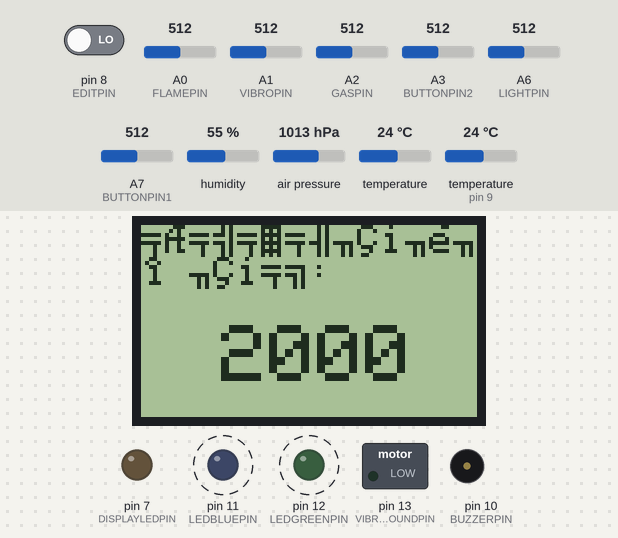
A sketch run on a simulated Arduino Nano, built with avr-gcc and run on an emulated ATmega328P. On the bench: 84×48 one-colour display, switched loads named in the sketch (green lamp = pin HIGH), output pins drawn as LEDs (lit = HIGH), buzzer (waves = sounding, pin HIGH). Wiring (inferred from the names in the program): DHT11 sensor: data pin 9. Dashed ring = blinking. Inputs (shaded band) come from the test bench; at power-on: A2 (GASPIN) = 512, A6 (LIGHTPIN) = 512, A3 (BUTTONPIN2) = 512, A0 (FLAMEPIN) = 512, pin 8 (EDITPIN) LOW, A1 (VIBROPIN) = 512, A7 (BUTTONPIN1) = 512, humidity 55 %, air pressure 1013 hPa, temperature 24 °C, temperature (sensor on pin 9) 24 °C. The local clock reads 2024-03-15 10:24:30 at power-on unless the sketch sets it; EEPROM starts erased.

Above: at 0.7 s.
1.4 s: A2 (GASPIN) set to 274
7.8 s: A2 (GASPIN) set to 237
At 9.2 s:
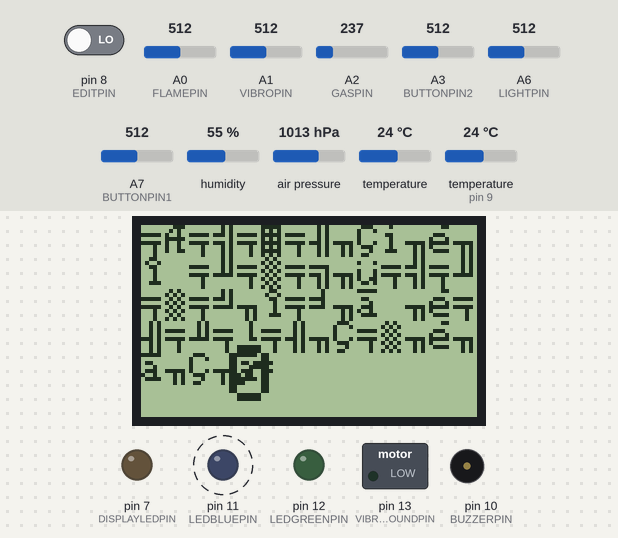
10.3 s: A6 (LIGHTPIN) set to 263
12.0 s: A6 (LIGHTPIN) set to 242
At 13.2 s:
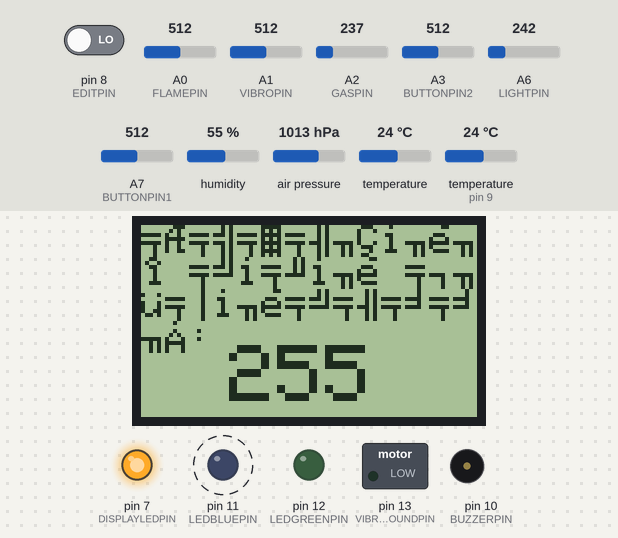
14.4 s: A3 (BUTTONPIN2) set to 50
At 15.6 s:
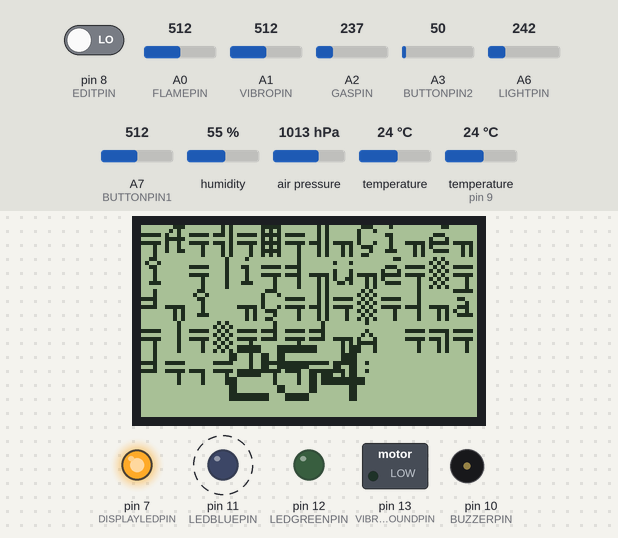
16.7 s: A0 (FLAMEPIN) set to 264
19.1 s: A0 (FLAMEPIN) set to 236
At 19.8 s:
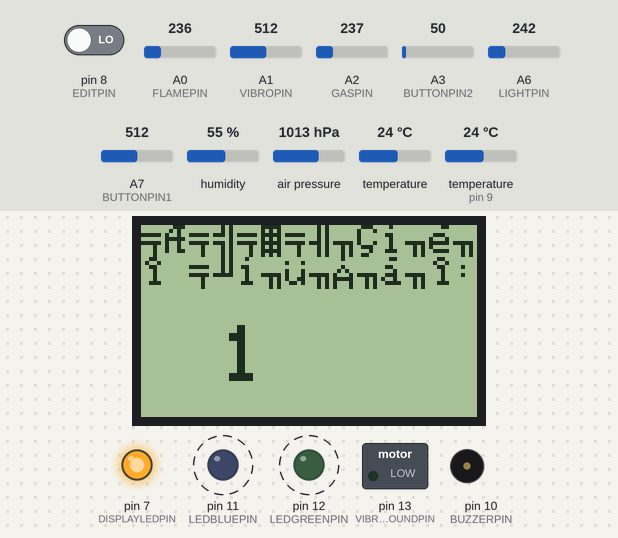
Timing chart, 0 to 22.4 s (numbered marks = the images above; inputs shaded):
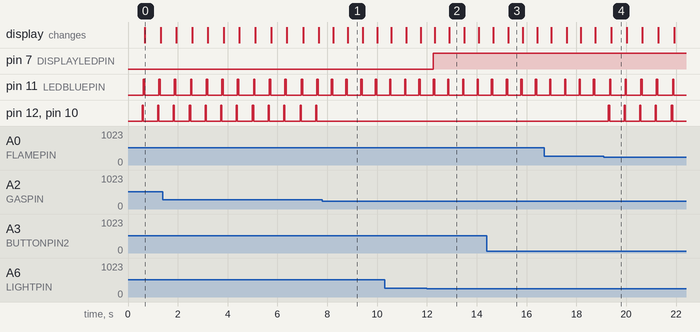

Measured:
- the behaviour switches between 256 and 255 on A2 (GASPIN) (found by bisection; images 0 and 1)
- the behaviour switches between 255 and 254 on A6 (LIGHTPIN) (found by bisection; images 1 and 2)
- the behaviour switches between 255 and 254 on A0 (FLAMEPIN) (found by bisection; images 3 and 4)
- after the input at 7.8 s, pin 12 (LEDGREENPIN), pin 10 (BUZZERPIN): stops changing and stays LOW
- after the input at 12.0 s, pin 7 (DISPLAYLEDPIN): LOW → HIGH after 0.26 s
- after the input at 19.1 s, pin 12 (LEDGREENPIN), pin 10 (BUZZERPIN): alternates HIGH for 0.05 s and LOW for 0.58 s, starting after 0.19 s
- by itself, pin 11 (LEDBLUEPIN), pin 12 (LEDGREENPIN), pin 10 (BUZZERPIN): alternates HIGH for 0.05 s and LOW for 0.58 s

The sketch:

smart_place_watcher.ino
```cpp
// define section
#define DHTPIN 9
#define DHTTYPE DHT11
#define DISPLAYSCLKPIN 2
#define DISPLAYDNPIN 3
#define DISPLAYDCPIN 4
#define DISPLAYRSTPIN 5
#define DISPLAYSCEPIN 6
#define DISPLAYLEDPIN 7
#define BUTTONPIN1 A7
#define BUTTONPIN2 A3
#define GASPIN A2
#define VIBROPIN A1
#define VIBROGROUNDPIN 13
#define FLAMEPIN A0
#define LIGHTPIN A6
#define BUZZERPIN 10
#define LEDGREENPIN 12
#define LEDBLUEPIN 11
#define EDITPIN 8
#define MINLIMITFORWORK 22
#define SIGNALTIME 50
#define SHOWDISPLAYCOUNT 5
#define SHOWEDITCOUNT 12
#define MINHUM 30
#define MAXHUM 60

// include section
#include <EEPROM.h>
#include <SPI.h>
#include <Adafruit_GFX.h>
#include <Adafruit_PCD8544.h>
#include <DHT.h>
#include <Adafruit_BMP085.h>
#include <Wire.h>
#include <RTClib.h>

// global variable section
RTC_DS1307 rtc;
Adafruit_PCD8544 display = Adafruit_PCD8544(DISPLAYSCLKPIN, DISPLAYDNPIN, DISPLAYDCPIN, DISPLAYSCEPIN, DISPLAYRSTPIN);
DHT dht(DHTPIN, DHTTYPE);
Adafruit_BMP085 bmp;
byte DisplayIndex = 0;
int EditModeValue = 0;
boolean EditMode = false;
int TimeConfig[5];

// config section
void setup() {

  //serial and softserial
  Serial.begin(9600);

  // set pin type
  pinMode(BUTTONPIN1, INPUT);
  pinMode(BUTTONPIN2, INPUT);
  pinMode(GASPIN, INPUT);
  pinMode(VIBROPIN, INPUT);
  pinMode(FLAMEPIN, INPUT);
  pinMode(DISPLAYLEDPIN, OUTPUT);
  pinMode(LIGHTPIN, INPUT);
  pinMode(EDITPIN, INPUT);
  pinMode(BUZZERPIN, OUTPUT);
  pinMode(VIBROGROUNDPIN, OUTPUT);
  pinMode(LEDGREENPIN, OUTPUT);
  pinMode(LEDBLUEPIN, OUTPUT);

  // init vibrosensor
  digitalWrite(VIBROGROUNDPIN, LOW);

  // init display
  display.begin();

  // init temp
  dht.begin();

  // init barometr
  if (! bmp.begin()) {
    Serial.println("Could not find BMP085 sensor");
    while (1);
  }

  // init time
  if (! rtc.begin()) {
    Serial.println("Could not find RTC");
    while (1);
  }
  if (! rtc.isrunning()) {
    Serial.println("RTC is NOT running!");
    rtc.adjust(DateTime(F(__DATE__), F(__TIME__)));
  }
}

// main section
void loop() {

  // get data from sensors
    float humidity = dht.readHumidity() - EEPROM.read(6);
    float temp = dht.readTemperature() - EEPROM.read(5);
    float tempFromBarometr = bmp.readTemperature();
    long pressure = bmp.readPressure();
    int altitude = bmp.readAltitude();
    int light = analogRead(LIGHTPIN);
    int gas = analogRead(GASPIN);
    int flame = analogRead(FLAMEPIN);
    int vibro = analogRead(VIBROPIN);
    boolean editButton = digitalRead(EDITPIN);
    byte contrast = EEPROM.read(3);
    DateTime now = rtc.now();
    int year = now.year();
    byte month = now.month();
    byte day = now.day();
    byte hour = now.hour();
    byte minute = now.minute();
    byte second = now.second();

  // start functions
    InitEditMode(editButton, SHOWEDITCOUNT);
    if (!EditMode) {
      CheckButtons(EEPROM.read(4), analogRead(BUTTONPIN1), analogRead(BUTTONPIN2), SHOWDISPLAYCOUNT, 0);
    }
    DisplayLedPowerOn(light, EEPROM.read(0));
    PowerOnSignalExpression(gas, EEPROM.read(1), SIGNALTIME, true);
    PowerOnSignalExpression(flame, EEPROM.read(2), SIGNALTIME, false);
    TestTempAndHum(temp, humidity, SIGNALTIME, EEPROM.read(7), EEPROM.read(8));

  // start display and set view
    display.clearDisplay();
    contrast = (contrast < MINLIMITFORWORK) ? MINLIMITFORWORK : contrast;
    display.setContrast(contrast);
    display.setTextColor(BLACK);
    if (EditMode) {
      switch (DisplayIndex) {
        case 0:
            DefaultTempleteEditTime(2000, 3000, "Виберiть рiк:", 0);
          break;
        case 1:
            DefaultTempleteEditTime(1, 12, "Виберiть мiсяць:", 1);
          break;
        case 2:
            DefaultTempleteEditTime(1, 31, "Виберiть день:", 2);
          break;
        case 3:
            DefaultTempleteEditTime(0, 23, "Виберiть годину:", 3);
          break;
        case 4:
            DefaultTempleteEditTime(0, 59, "Виберiть хвилину:", 4);
          break;
        case 5:
            rtc.adjust(DateTime(TimeConfig[0], TimeConfig[1], TimeConfig[2], TimeConfig[3], TimeConfig[4], 0)); //year, month, day, hour, minute
            DefaultTempleteEditEpprom(0, 255, "Виберiть лiмiт освiтлення:", 0);
          break;
        case 6:
            DefaultTempleteEditEpprom(0, 255, "Виберiть лiмiт газу:", 1);
          break;
        case 7:
            DefaultTempleteEditEpprom(0, 255, "Виберiть лiмiт вогню:", 2);
          break;
        case 8:
            DefaultTempleteEditEpprom(MINLIMITFORWORK, 100, "Виберiть контраст:", 3);
          break;
        case 9:
            DefaultTempleteEditEpprom(MINLIMITFORWORK, 255, "Виберiть вiдстань реагування кнопок:", 4);
          break;
        case 10:
            DefaultTempleteEditEpprom(0, 255, "Виберiть декремент температури:", 5);
          break;
        case 11:
            DefaultTempleteEditEpprom(0, 255, "Виберiть декремент вологостi:", 6);
          break;
        case 12:
            DefaultTempleteEditEpprom(0, 100, "Виберiть мiнiмальну температуру:", 7);
          break;
        case 13:
            DefaultTempleteEditEpprom(0, 100, "Виберiть максимальну температуру:", 8);
          break;
      }
    } else {
      switch (DisplayIndex) {
        case 0:
            ShowTime(year, month, day, hour, minute, second);
          break;
        case 1:
            DefaultTempleteShow("Температура:", temp, " градусiв", "Вологiсть: ", humidity, " процентiв");
          break;
        case 2:
            DefaultTempleteShow("Тиск:", pressure, " паск.", "Висота: ", altitude, " метрiв");
          break;
        case 3:
            DefaultTempleteShow("Освiтлення:", light, " число", "Температура з барометра: ", tempFromBarometr, " градусiв");
          break;
        case 4:
            DefaultTempleteShow("Гази:", gas, " число", "Вогонь: ", flame, "  число");
          break;
        case 5:
            DefaultTempleteShow("Вiбрацiя:", vibro, "  число", "", 0, "");
          break;
      }
    }
    display.display();
}

// function section
void InitEditMode (boolean value, byte Limit) {
  if (!value) {
    if (EditMode) {
      if (DisplayIndex > Limit) {
        DisplayIndex = 0;
        EditMode = false;
      } else {
        DisplayIndex++;
      }
    } else {
      EditMode = true;
      DisplayIndex = 0;
    }
  }
}

void CheckButtons (byte DefaultLimit, int Decrement, int Increment, byte MaxLimit, byte TimeDelay) {
  DefaultLimit = (DefaultLimit < MINLIMITFORWORK) ? MINLIMITFORWORK : DefaultLimit;
  if (EditMode) {
    if ((Decrement > DefaultLimit)) {
      EditModeValue--;
      delay(TimeDelay);
    }
    if ((Increment > DefaultLimit)) {
      EditModeValue++;
      delay(TimeDelay);
    }
  } else {
    if ((Decrement > DefaultLimit) && (DisplayIndex > 0)) {
      DisplayIndex--;
      delay(TimeDelay);
    }
    if ((Increment > DefaultLimit) && (DisplayIndex < MaxLimit)) {
      DisplayIndex++;
      delay(TimeDelay);
    }
  }
}

void TestTempAndHum (float temp, float humidity, byte interval, byte minValue, byte maxValue) {
  boolean validation = false;
  validation = ((humidity < MINHUM) or (humidity > MAXHUM)) ? true : validation;
  validation = (( temp > maxValue) or ( temp < minValue)) ? true : validation;
  if (validation) {
    analogWrite (LEDBLUEPIN, 255);
    delay (interval);
    analogWrite (LEDBLUEPIN, 0);
  }
}

void PowerOnSignalExpression (int value, int checkValue, byte interval, boolean more) {
  boolean validation;
  if (more) {
      validation = (value > checkValue) ? true : false;
  } else {
      validation = (value < checkValue) ? true : false;
  }
  if (validation) {
    analogWrite (BUZZERPIN, 255);
    analogWrite (LEDGREENPIN, 255);
    delay (interval);
    analogWrite (BUZZERPIN, 0);
    analogWrite (LEDGREENPIN, 0);
  }
}

void DisplayLedPowerOn (int light, byte DefaultLimit) {
  if (light < DefaultLimit) {
    digitalWrite(DISPLAYLEDPIN, HIGH);
  } else {
    digitalWrite(DISPLAYLEDPIN, LOW);
  }
}

// views
void ShowTime (int year, byte month, byte day, byte hour, byte minute, byte second) {
   display.setTextSize(1);
   display.setCursor(14, 5);
   display.println(day, DEC);
   display.print("/");
   display.print(month, DEC);
   display.print("/");
   display.print(year, DEC);
   display.setCursor(12, 25);
   display.setTextSize(2);
   if (hour < 10) {
     display.print("0");
   }
   display.print(hour, DEC);
   display.print("-");
   if (minute < 10) {
     display.print("0");
   }
   display.print(minute, DEC);
   display.setTextSize(1);
   display.setCursor(35, 22);
   display.print(second, DEC);
}

void DefaultTempleteShow (char caption1[], long value1, char text1[], char caption2[], long value2, char text2[]) {
  display.setCursor(0, 0);
  display.setTextSize(1);
  display.print(caption1);
  display.setCursor(10, 10);
  display.print(value1);
  display.print(text1);
  if (value2 != 0) {
    display.setCursor(0, 22);
    display.print(caption2);
    display.setCursor(10, 39);
    display.print(value2);
    display.print(text2);
  }
}

//edit mode
void DefaultTempleteEditEpprom (byte minLimit, byte maxLimit, char text[], int epprom ) {
    EditModeValue = EEPROM.read(epprom);
    CheckButtons(EEPROM.read(4), analogRead(BUTTONPIN1), analogRead(BUTTONPIN2), SHOWDISPLAYCOUNT, 0);
    if ((EditModeValue < minLimit) or (EditModeValue > maxLimit)) {
       EditModeValue = minLimit;
    }
    display.setCursor(0, 0);
    display.setTextSize(1);
    display.print(text);
    display.setCursor(22, 30);
    display.setTextSize(2);
    display.print(EditModeValue);
    EEPROM.write(epprom, EditModeValue);
}

void DefaultTempleteEditTime (int minLimit, int maxLimit, char text[], byte index ) {
    CheckButtons(EEPROM.read(4), analogRead(BUTTONPIN1), analogRead(BUTTONPIN2), SHOWDISPLAYCOUNT, 0);
    if ((EditModeValue < minLimit) or (EditModeValue > maxLimit)) {
       EditModeValue = minLimit;
    }
    TimeConfig[index] = EditModeValue;
    display.setCursor(0, 0);
    display.setTextSize(1);
    display.print(text);
    display.setCursor(20, 25);
    display.setTextSize(2);
    display.print(TimeConfig[index]);
}
```
